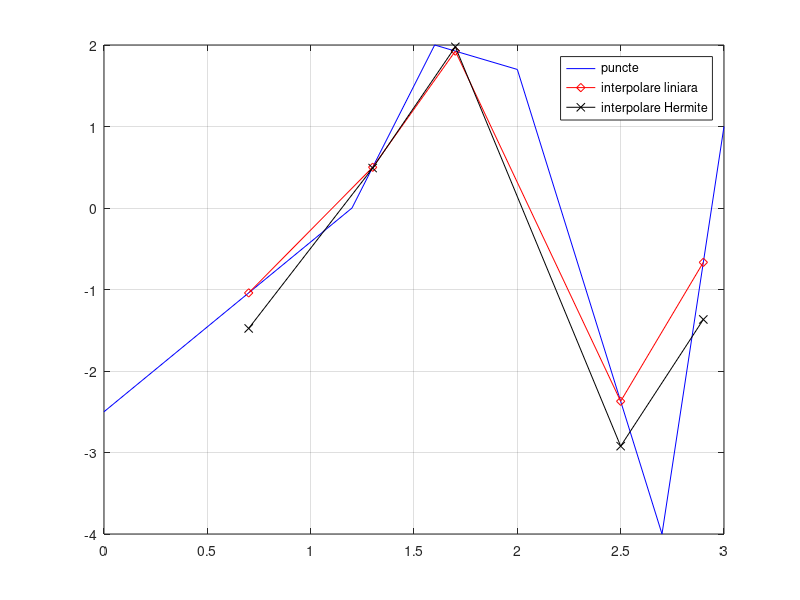

The MATLAB source for this figure:
clear
clc
close all


% ex8_1

%{
  sa se det. val. de aproximare ale f. in punctele:
  0.7, 1.3, 1.7, 2.5, 2.9
  folosind :
  a) interpolare liniara
  b) interpolare liniara cu pol. Hermite cubic pe portiuni
%}  

x = [0 1.2 1.6 2 2.7 3];
y = [-2.5 0 2 1.7 -4 1];
vx = [0.7 1.3 1.7 2.5 2.9];
vy_linear = [];
vy_cubic = [];

%%
% a) interpolare liniara
disp('Valorile de aproximare a lui f prin interpolare liniara:')
vy_linear = interp1(x,y,vx,"linear")

%%
% b) interpolare liniara cu pol. Hermite cubic pe portiuni
disp('Valorile de aproximare a lui f prin interpolare Hermite cubica:')
vy_cubic = interp1(x,y,vx,"pchip")
% vy_cubic = interp1(x,y,vx,"cubic")

%%
plot(x,y,'b');
hold on
grid
plot(vx,vy_linear,'rd-');
plot(vx,vy_cubic,'kx-');
legend('puncte','interpolare liniara','interpolare Hermite')
hold off


